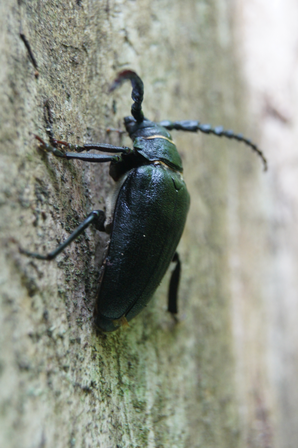
#> input picture Data Processing and Analysis/Lab4/robal.png, 298 x 448 px, shrunk from 611 x 918 before the run, found by its file name
$ python Lab4.py
#> lines starting #> are read from the running program, lines starting #| are printed output that depends on the picture; after the words box and inside, x2 and y2 are one past the last pixel; in counts of white or black regions, pixels touching at a corner belong together; long printed decimals are rounded
import matplotlib.pyplot as plt
import numpy as np
import pylab as py
from skimage import data
from skimage import filters
from skimage import exposure
from PIL import Image
import matplotlib.image
import matplotlib.image as mpimg

plt.close('all')
#Dyskretyzacja
#Zadanie 1 i 2

def sinus(f, Fs):
    duration = 1
    t = np.arange(0, duration, 1 / Fs)
    s = np.sin(2 * np.pi * f * t)
    return t, s

t, s = sinus(10, 50)

plt.plot(t, s)
plt.show()
#> figure, not shown here; curve peaks at x = 0.82, y = 0.951

#Zadanie 3
t, s = sinus(10, 20)
plt.plot(t, s)
plt.show()
#> figure, not shown here; curve peaks at x = 0.6, y = 5.64e-15

t, s = sinus(10, 21)
plt.plot(t, s)
plt.show()
#> figure, not shown here; curve peaks at x = 0.524, y = 0.997

t, s = sinus(10, 30)
plt.plot(t, s)
plt.show()
#> figure, not shown here; curve peaks at x = 0.933, y = 0.866

t, s = sinus(10, 45)
plt.plot(t, s)
plt.show()
#> figure, not shown here; curve peaks at x = 0.822, y = 0.985

t, s = sinus(10, 50)
plt.plot(t, s)
plt.show()

t, s = sinus(10, 100)
plt.plot(t, s)
plt.show()
#> figure, not shown here; curve peaks at x = 0.73, y = 0.951

t, s = sinus(10, 150)
plt.plot(t, s)
plt.show()
#> figure, not shown here; curve peaks at x = 0.327, y = 0.995

t, s = sinus(10, 200)
plt.plot(t, s)
plt.show()
#> figure, not shown here; curve peaks at x = 0.025, y = 1

t, s = sinus(10, 250)
plt.plot(t, s)
plt.show()
#> figure, not shown here; curve peaks at x = 0.824, y = 0.998

t, s = sinus(10, 1000)
plt.plot(t, s)
plt.show()
#> figure, not shown here; curve peaks at x = 0.025, y = 1


#ZADANIE 4
#Twierdzenie Nyquista- Shannona. Mówi ono, że aby móc wiernie odtworzyć sygnał analogowy na podstawie jego próbek cyfrowych sygnał musi być prókowany z częstotliwośćią
#ponad dwa razy większa niz najwyzsza czestotliwosc wystepujaca w sygnale

#Zadanie 5
#Zjawisko to nazywamy aliasingiem

#Zadanie 6
sciezka = 'C:\\Users\\igorb\\Downloads\\robal.png'
obrazek = plt.imread(sciezka)
#> obrazek is the input picture: shape (448, 298, 3) float32; mean R, G, B 0.56, 0.576, 0.529

plt.xlim(200, 300)
plt.ylim(230, 300)
plt.imshow(obrazek)
plt.show()


# KWANTYZACJA

#Zadanie 1 i 2

sciezka = 'C:\\Users\\igorb\\Downloads\\robal.png'
obrazek = Image.open(sciezka)
#> obrazek: PIL image 298x448 RGB
obrazek_array = np.array(obrazek) #konwersja obrazka na macierz
wymiary_macierzy = obrazek_array.ndim #sprawdzenie liczby wymiarów tej macierzy
#> wymiary_macierzy = 3
print("Liczba wymiarów macierzy obrazka: ", wymiary_macierzy)
#| Liczba wymiarów macierzy obrazka:  3

#Zadanie 3

liczba_wartosci = obrazek_array.shape[2]
#> liczba_wartosci = 3

print("Liczba wartości przez które opisywany jest kazdy piksel: ", liczba_wartosci)
#| Liczba wartości przez które opisywany jest kazdy piksel:  3

#Zadanie 4
obrazek = Image.open(sciezka).convert('RGB')
obrazek_array = np.array(obrazek)

#kanały rgb
r = obrazek_array[:,:,0]
g = obrazek_array[:,:,1]
b = obrazek_array[:,:,2]
jasnosc = (np.max(obrazek_array, axis=2) + np.min(obrazek_array, axis=2)) / 2

srednia = (r + g + b) / 3 #usrednianie wartosci piksela
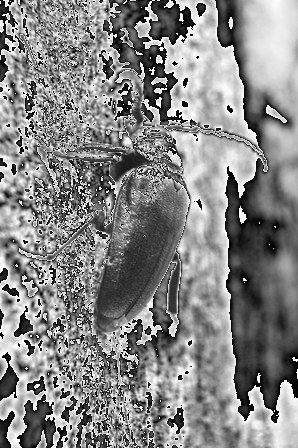
#> srednia: shape (448, 298) float64; min 0, max 85, mean 44.8; drawn with min black and max white

luminancja = 0.21*r + 0.72*g + 0.07*b #wyznaczanie luminancji piksela

plt.imshow(jasnosc, cmap='gray')
plt.title('Jasność')
plt.show()

plt.imshow(srednia, cmap='gray')
plt.title('Średnia')
plt.show()

plt.imshow(luminancja, cmap='gray')
plt.title('Luminancja')
plt.show()

#Zadanie 5
#histogram jasnosc
plt.figure()
plt.hist(jasnosc.ravel(), bins=256, color='blue')
plt.show()
#> figure, not shown here; tallest bar 1021 high, from x = 16.93 to 17.43

#histogram srednia
plt.figure()
plt.hist(srednia.ravel(), bins=256, color='blue')
plt.show()
#> figure, not shown here; tallest bar 840 high, from x = 75.7 to 76.04
#histogram luminacja
plt.figure()
plt.hist(luminancja.ravel(), bins=256, color='blue')
plt.show()
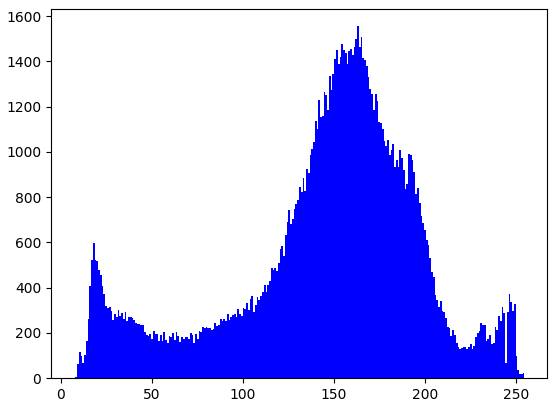
#> figure drawn by matplotlib, 1 panel; tallest bar 1555 high, from x = 162.9 to 163.8

# Zadanie 6
hist, bins = np.histogram(luminancja.ravel(), bins=16)
#> hist = [4384, 4775, 3533, 2867, 3230, 4238, 5658, 9882, 16551, 22352, 21108, 15550, 10031, 3188, 2927, 3230]; bins = 17 values from 7.07 to 254.8

srodek_przedzialu = (bins[:-1] + bins[1:]) / 2
#> srodek_przedzialu = [14.81, 30.29, 45.78, 61.26, 76.74, 92.22, 107.7, 123.2, 138.7, 154.2, 169.6, 185.1, 200.6, 216.1, 231.6, 247]

for i in range(len(bins) - 1):
    print(f"{i+1}.\t{bins[i]:<19} - {bins[i + 1]}")
#> this loop made 16 passes
#| 1.	7.07                - 22.553
#| 2.	22.553  - 38.035
#| 3.	38.035              - 53.5175
#| 4.	53.5175             - 69.0
#| 5.	69.0                - 84.482
#| 6.	84.482   - 99.965
#| 7.	99.965              - 115.447
#| 8.	115.447  - 130.93
#> (further printed lines are left out)

plt.hist(luminancja.ravel(), bins=16, color='blue')
plt.axvline(np.mean(bins), color='red', linestyle='dashed', linewidth=2)
plt.show()
#> figure, not shown here; tallest bar 22352 high, from x = 146.4 to 161.9

# Zadanie 7
luminancja_kwantyzacja = np.copy(luminancja)

for i in range(len(bins) - 1):
    mask = (luminancja >= bins[i]) & (luminancja < bins[i+1])
    luminancja_kwantyzacja[mask] = srodek_przedzialu[i]
#> this loop made 16 passes
#> pass 1, `mask = (luminancja >= bins[i]) & (luminancja < bins[i+1])`:
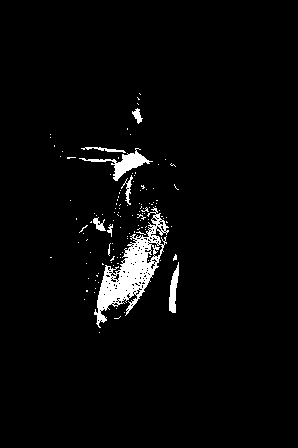
#> mask: shape (448, 298) bool; 3.3% white; 125 white regions (117 under 20 px), largest, box (x1, y1, x2, y2) and area: (94, 207, 169, 328) 2801, (79, 148, 153, 181) 587, (169, 262, 179, 313) 283

plt.imshow(luminancja_kwantyzacja, cmap='gray')
plt.title('Luminancja po kwantyzacji z użyciem środków')
plt.show()

#Zadanie 8 wykresy już zostały wyświetlone

#BINARYZACJA
# Zadanie 2
sciezka = 'C:\\Users\\igorb\\Downloads\\jablka.jpg'
obrazek = Image.open(sciezka)
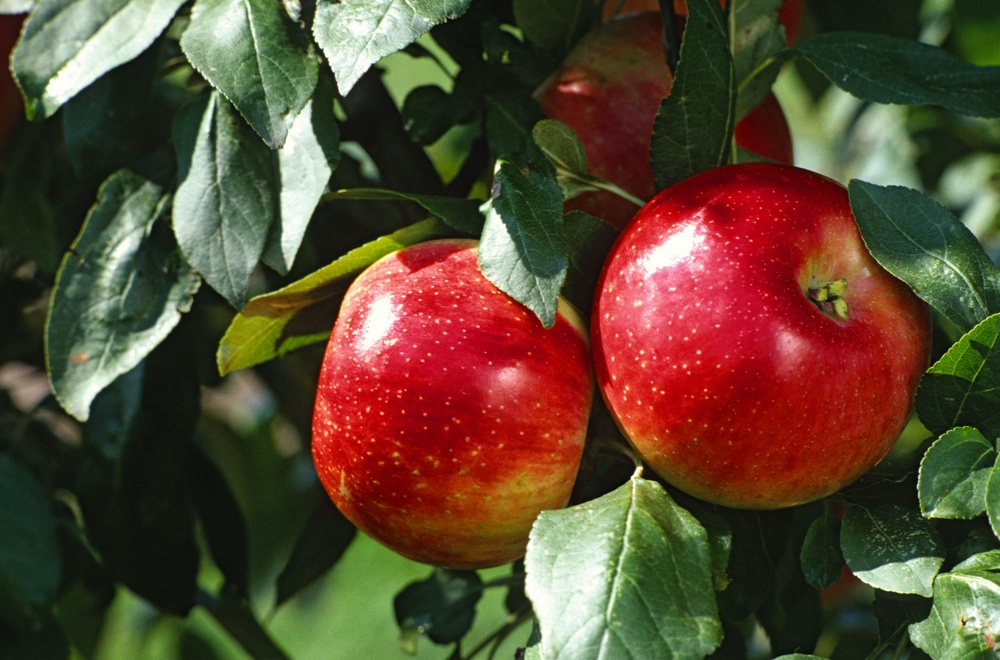
#> input picture Data Processing and Analysis/Lab4/jablka.jpg, 1000 x 660 px, shrunk from 2048 x 1352 before the run, found by its file name
#> obrazek is the input picture: PIL image 1000x660 RGB; mean R, G, B 90, 71, 48.9

obrazek_grey = obrazek.convert('L')  # konwersja do szarosci
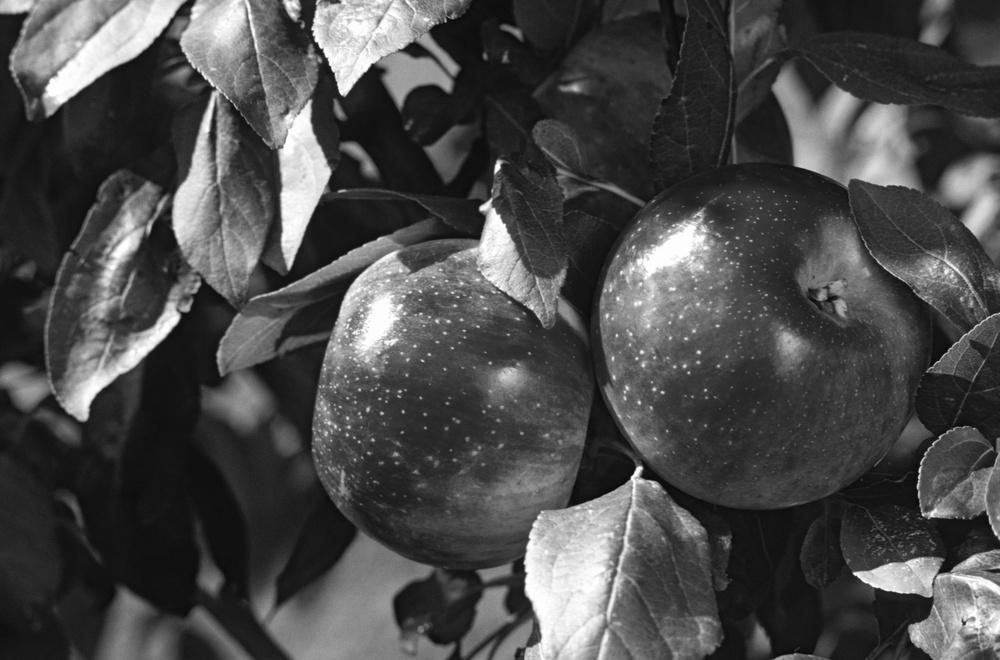
#> obrazek_grey: PIL image 1000x660 L; min 7, max 255, mean 74.2
plt.imshow(obrazek_grey, cmap='gray')
plt.title('Obraz w skali szarości')
plt.show()

histogram, krawedzie_przedzialow = np.histogram(np.array(obrazek_grey).ravel(), bins=256, range=[0, 256])
#> histogram = 256 values, max 12963 at index 23, min 0 at index 0, mean 2578.1; krawedzie_przedzialow = 257 values from 0 to 256

# Zadanie 3
def znajdz_prog(hist):
    szczyty = np.argpartition(hist, -2)[-2:]
#> szczyty = [24, 23]
    prawdziwe_minimum = np.min(hist[min(szczyty):max(szczyty)+1])
#> prawdziwe_minimum = 12698
    indeks_minimum = np.where(hist == prawdziwe_minimum)[0][0]
#> indeks_minimum = 24
    return indeks_minimum

prog = znajdz_prog(histogram)
#> prog = 24

plt.figure(figsize=(10, 6))
srodki_przedzialow = (krawedzie_przedzialow[:-1] + krawedzie_przedzialow[1:]) / 2  # liczenie srodkow przedialow
#> srodki_przedzialow = 256 values from 0.5 to 255.5
plt.bar(srodki_przedzialow, histogram, color='blue', width=1, align='center')
plt.axvline(x=prog, color='red', linestyle='--')
plt.title('Histogram z punktem progowania')
plt.show()
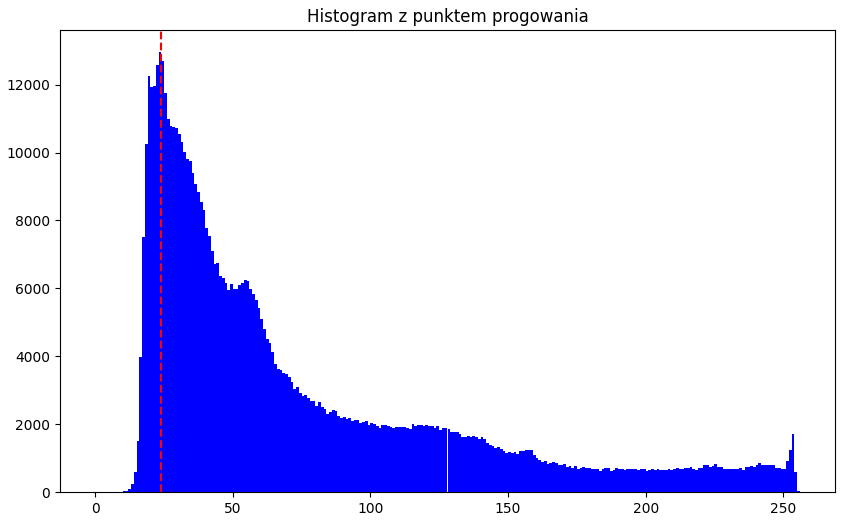
#> figure drawn by matplotlib, 1 panel; tallest bar 12963 high, from x = 23 to 24

#Zadanie 4
obrazek_w_szarosci = obrazek.convert('L')

obrazek_array = np.array(obrazek_w_szarosci)
prog = 127
binaryzowany = np.where(obrazek_array > prog, 1, 0)
#> binaryzowany: shape (660, 1000) int64; values 0 (black) and 1 (white), 17.6% white; 706 white regions (599 under 20 px), largest, box (x1, y1, x2, y2) and area: (172, 0, 331, 292) 16224, (524, 466, 660, 660) 14623, (0, 0, 186, 115) 10242

plt.imshow(binaryzowany, cmap='gray')
plt.title('Zadanie 4')
plt.show()

#Zadanie 5
segmentowany_obiekt = obrazek_w_szarosci * binaryzowany
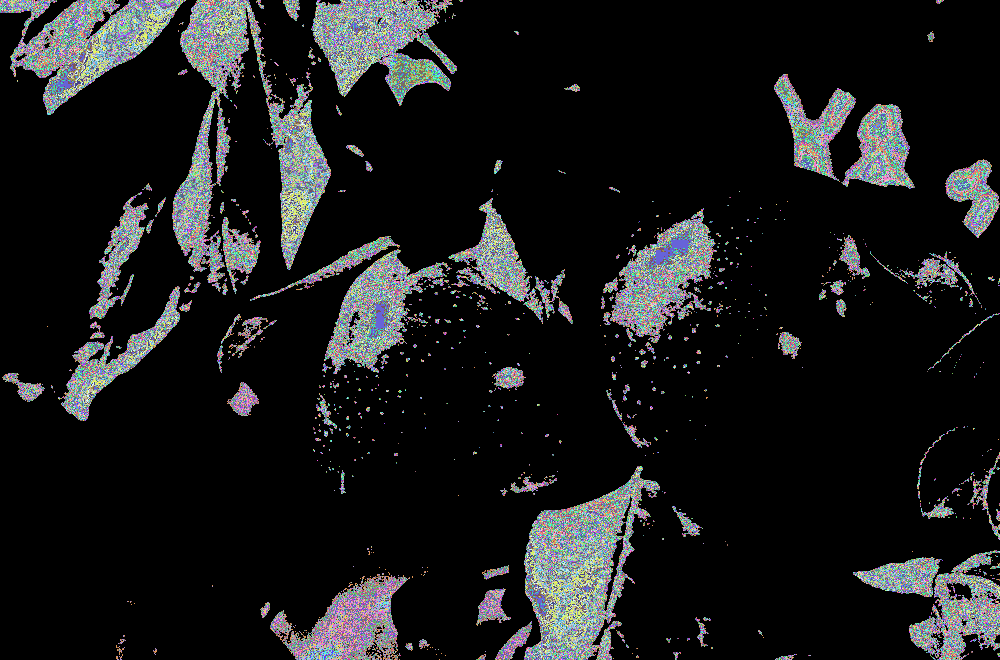
#> segmentowany_obiekt: shape (660, 1000) int64; 129 distinct labels, from 0 to 255; one colour per label, 0 black

plt.imshow(segmentowany_obiekt, cmap='gray')
plt.title('Wysegmentowany obiekt')
plt.show()
